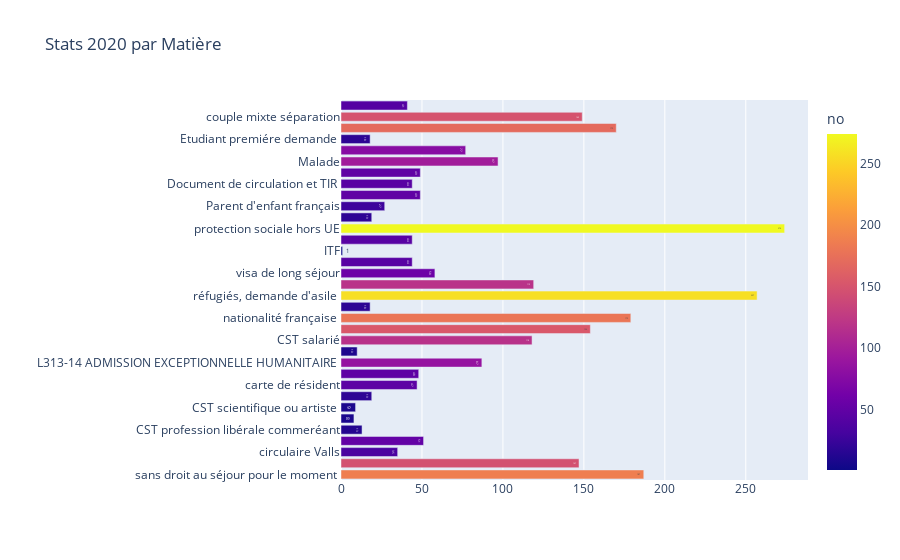

The notebook cell this image was saved under:
### Markdown cell above
### stats 2020 par matière

### Code cell
'Stats 2020 par Matière'

### Figure 1 — Plotly figure (JSON) as saved in the notebook; plotly's stock layout.template omitted (floating-point values rounded to 4 significant figures)
{"data": [{"alignmentgroup": "True", "hovertemplate": "no=%{marker.color}<br>stats 2020 par matiére=%{y}<extra></extra>", "legendgroup": "", "marker": {"color": [187, 147, 35, 51, 13, 8, 9, 19, 47, 48, 87, 10, 118, 154, 179, 18, 257, 119, 58, 44, 1, 44, 274, 19, 27, 49, 44, 49, 97, 77, 18, 170, 149, 41], "coloraxis": "coloraxis"}, "name": "", "offsetgroup": "", "orientation": "h", "showlegend": false, "text": [187, 147, 35, 51, 13, 8, 9, 19, 47, 48, 87, 10, 118, 154, 179, 18, 257, 119, 58, 44, 1, 44, 274, 19, 27, 49, 44, 49, 97, 77, 18, 170, 149, 41], "textposition": "auto", "type": "bar", "x": [187, 147, 35, 51, 13, 8, 9, 19, 47, 48, 87, 10, 118, 154, 179, 18, 257, 119, 58, 44, 1, 44, 274, 19, 27, 49, 44, 49, 97, 77, 18, 170, 149, 41], "xaxis": "x", "y": ["sans droit au séjour pour le moment ", "état civil/difficultés avec l'administration", "circulaire Valls", "besoin de prise de RDv Préfécture ", "CST profession libérale commeréant", "CST visiteur ", "CST scientifique ou artiste ", "retraité", "carte de résident", "VPF L313-11-7 et 2, ", "L313-14 ADMISSION EXCEPTIONNELLE HUMANITAIRE ", "cst TRAVAILLEUR TEMPORAIRE ", "CST salarié", "citoyens de l'UE: droits sociaux ", "nationalité française ", "réunification familiale de réfugié", "réfugiés, demande d'asile ", "regroupement familial ", "visa de long séjour", "visa de court séjour ", "ITF", "OQTF", "protection sociale hors UE", "ascendant à charge ", "Parent d'enfant français", "mineur isolé", "Document de circulation et TIR ", "accompagnant de malade ", "Malade", "etudiant changeant de statut ", "Etudiant premiére demande ", "couple mixte, mariage et pacs ", "couple mixte séparation", "Violences conjugales, ordonnances de protection, s�jour  "], "yaxis": "y"}], "layout": {"barmode": "stack", "coloraxis": {"colorbar": {"title": {"text": "no"}}, "colorscale": [[0, "#0d0887"], [0.1111, "#46039f"], [0.2222, "#7201a8"], [0.3333, "#9c179e"], [0.4444, "#bd3786"], [0.5556, "#d8576b"], [0.6667, "#ed7953"], [0.7778, "#fb9f3a"], [0.8889, "#fdca26"], [1, "#f0f921"]]}, "legend": {"tracegroupgap": 0}, "title": {"text": "Stats 2020 par Matière"}, "xaxis": {"anchor": "y", "domain": [0, 1], "title": {"text": ""}}, "yaxis": {"anchor": "x", "domain": [0, 1], "title": {"text": ""}}}}
